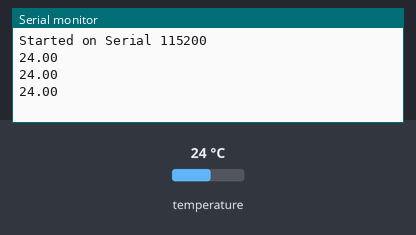
Recording of a sketch running on a simulated Arduino Uno, built with avr-gcc and run on an emulated ATmega328P. Shown: the last lines printed to the serial monitor. The test bench sets the inputs (shaded band); at power-on: temperature 24 °C.

Above: at 1.3 s.
1.4 s: temperature set to 12 °C
At 2.0 s:
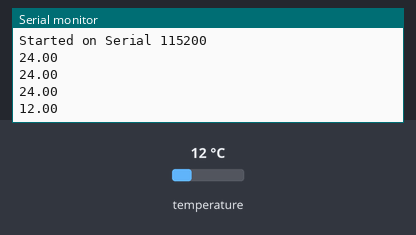
2.9 s: temperature set to 19 °C
At 3.6 s:
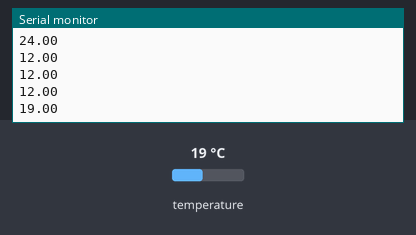
Timing chart, 0 to 5.9 s (numbered marks = the images above; inputs shaded):
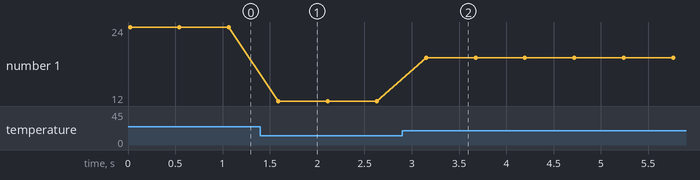

Measured:
- after the input at 1.4 s, the serial monitor: prints a new line after 0.19 s (image 1)
- after the input at 2.9 s, the serial monitor: prints a new line after 0.25 s (image 2)
- plotted number 1: 24 → 12 after the input at 1.4 s, 12 → 19 after the input at 2.9 s

The sketch:

TemperatureReader.ino
```cpp
/*****************************
  Bluetooth Temperature Reader

  Created by the ChestermereLakeTemperature.com team
  https://github.com/chestermerelaketemperature

  If you modify this file please keep a reference to our GitHub.
*****************************/

//OneWire documentation: https://www.pjrc.com/teensy/td_libs_OneWire.html
//http://www.pjrc.com/teensy/arduino_libraries/OneWire.zip
#include <OneWire.h>
int pin = 2; //wire18S20 Signal pin on digital pin 2.
OneWire wire(pin); //Temperature chip i/o.
int counter = 0;
int incomingByte;

void setup() {
    Serial.begin(115200);
    Serial.println("Started on Serial 115200");
}

void loop() {
    float temperature = getTemperature();
    if (temperature > -100) // There was an error reading the temperature.
        Serial.println(temperature);
    delay(500);
}

float getTemperature() {
    //returns the temperature from one wire18S20 in DEG Celsius
    byte data[12];
    byte address[8];
    if (!wire.search(address)) {
        //no more sensors on chain, reset search.
        wire.reset_search();
        return -1000;
    }
    if (OneWire::crc8(address, 7) != address[7]) {
        Serial.println("CRC is not valid!");
        return -1000;
    }
    if (address[0] != 0x10 && address[0] != 0x28) {
        Serial.print("Device is not recognized");
        return -1000;
    }
    wire.reset();
    wire.select(address);
    wire.write(0x44,1); //start conversion, with parasite power on at the end.
    wire.reset();
    wire.select(address);
    wire.write(0xBE); //Read Scratchpad
    for (int i = 0; i < 9; i++) { //We need to read 9 bytes.
        data[i] = wire.read();
    }
    wire.reset_search();
    byte MSB = data[1];
    byte LSB = data[0];
    float temperatureRead = ((MSB << 8) | LSB); //Using two's compliment.
    float temperatureSum = temperatureRead / 16;
    return temperatureSum;
}
```
